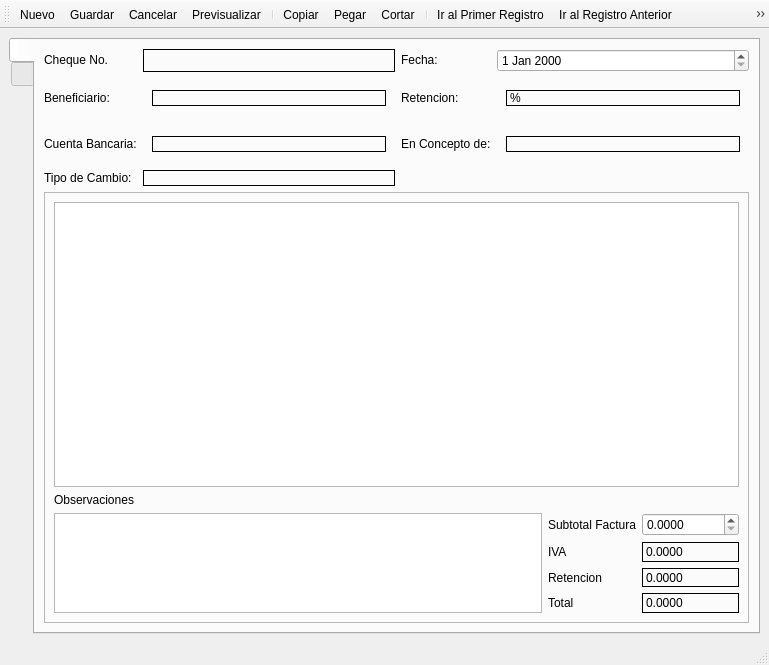
<?xml version="1.0" encoding="UTF-8"?>
<ui version="4.0">
 <class>frmCheques</class>
 <widget class="QMainWindow" name="frmCheques">
  <property name="geometry">
   <rect>
    <x>0</x>
    <y>0</y>
    <width>769</width>
    <height>665</height>
   </rect>
  </property>
  <property name="windowTitle">
   <string>Elaboración de Cheques</string>
  </property>
  <widget class="QWidget" name="centralwidget">
   <layout class="QGridLayout" name="gridLayout_3">
    <item row="0" column="0">
     <widget class="QTabWidget" name="tabWidget">
      <property name="autoFillBackground">
       <bool>false</bool>
      </property>
      <property name="tabPosition">
       <enum>QTabWidget::West</enum>
      </property>
      <property name="currentIndex">
       <number>0</number>
      </property>
      <widget class="QWidget" name="tabdetails">
       <attribute name="icon">
        <iconset resource="res.qrc">
         <normaloff>:/icons/res/document-edit.png</normaloff>:/icons/res/document-edit.png</iconset>
       </attribute>
       <attribute name="title">
        <string notr="true"/>
       </attribute>
       <layout class="QGridLayout" name="gridLayout_4">
        <item row="0" column="0">
         <layout class="QGridLayout" name="gridLayout_2">
          <item row="0" column="0">
           <widget class="QLabel" name="label_9">
            <property name="sizePolicy">
             <sizepolicy hsizetype="Preferred" vsizetype="Fixed">
              <horstretch>0</horstretch>
              <verstretch>0</verstretch>
             </sizepolicy>
            </property>
            <property name="text">
             <string>Cheque No.</string>
            </property>
           </widget>
          </item>
          <item row="0" column="1">
           <widget class="QLabel" name="lblncheque">
            <property name="sizePolicy">
             <sizepolicy hsizetype="Preferred" vsizetype="Preferred">
              <horstretch>0</horstretch>
              <verstretch>18</verstretch>
             </sizepolicy>
            </property>
            <property name="styleSheet">
             <string notr="true">border:1px solid #000</string>
            </property>
            <property name="text">
             <string/>
            </property>
            <property name="alignment">
             <set>Qt::AlignRight|Qt::AlignTrailing|Qt::AlignVCenter</set>
            </property>
           </widget>
          </item>
          <item row="0" column="2">
           <widget class="QLabel" name="label_8">
            <property name="sizePolicy">
             <sizepolicy hsizetype="Fixed" vsizetype="Fixed">
              <horstretch>0</horstretch>
              <verstretch>0</verstretch>
             </sizepolicy>
            </property>
            <property name="text">
             <string>Fecha:</string>
            </property>
           </widget>
          </item>
          <item row="0" column="3">
           <widget class="QDateEdit" name="dtPicker">
            <property name="sizePolicy">
             <sizepolicy hsizetype="Minimum" vsizetype="Preferred">
              <horstretch>0</horstretch>
              <verstretch>18</verstretch>
             </sizepolicy>
            </property>
           </widget>
          </item>
          <item row="1" column="0">
           <widget class="QLabel" name="label_11">
            <property name="sizePolicy">
             <sizepolicy hsizetype="Preferred" vsizetype="Fixed">
              <horstretch>0</horstretch>
              <verstretch>0</verstretch>
             </sizepolicy>
            </property>
            <property name="text">
             <string>Beneficiario:</string>
            </property>
           </widget>
          </item>
          <item row="1" column="1">
           <widget class="QStackedWidget" name="beneficiariowidget">
            <property name="sizePolicy">
             <sizepolicy hsizetype="Preferred" vsizetype="Fixed">
              <horstretch>0</horstretch>
              <verstretch>0</verstretch>
             </sizepolicy>
            </property>
            <property name="currentIndex">
             <number>0</number>
            </property>
            <widget class="QWidget" name="page">
             <layout class="QHBoxLayout" name="horizontalLayout_4">
              <item>
               <widget class="QLabel" name="lblbeneficiario">
                <property name="sizePolicy">
                 <sizepolicy hsizetype="Preferred" vsizetype="Fixed">
                  <horstretch>0</horstretch>
                  <verstretch>0</verstretch>
                 </sizepolicy>
                </property>
                <property name="frameShape">
                 <enum>QFrame::Box</enum>
                </property>
                <property name="text">
                 <string/>
                </property>
               </widget>
              </item>
             </layout>
            </widget>
            <widget class="QWidget" name="page_2">
             <layout class="QVBoxLayout" name="verticalLayout_4">
              <item>
               <widget class="QComboBox" name="cbobeneficiario">
                <property name="sizePolicy">
                 <sizepolicy hsizetype="Preferred" vsizetype="Fixed">
                  <horstretch>0</horstretch>
                  <verstretch>0</verstretch>
                 </sizepolicy>
                </property>
                <property name="editable">
                 <bool>true</bool>
                </property>
               </widget>
              </item>
             </layout>
            </widget>
           </widget>
          </item>
          <item row="1" column="2">
           <widget class="QLabel" name="label">
            <property name="sizePolicy">
             <sizepolicy hsizetype="Preferred" vsizetype="Fixed">
              <horstretch>0</horstretch>
              <verstretch>0</verstretch>
             </sizepolicy>
            </property>
            <property name="text">
             <string>Retencion:</string>
            </property>
           </widget>
          </item>
          <item row="1" column="3">
           <widget class="QStackedWidget" name="retencionwidget">
            <property name="sizePolicy">
             <sizepolicy hsizetype="Preferred" vsizetype="Fixed">
              <horstretch>0</horstretch>
              <verstretch>0</verstretch>
             </sizepolicy>
            </property>
            <property name="currentIndex">
             <number>0</number>
            </property>
            <widget class="QWidget" name="page_9">
             <layout class="QHBoxLayout" name="horizontalLayout_5">
              <item>
               <widget class="QLabel" name="lblretencion">
                <property name="sizePolicy">
                 <sizepolicy hsizetype="Preferred" vsizetype="Fixed">
                  <horstretch>0</horstretch>
                  <verstretch>0</verstretch>
                 </sizepolicy>
                </property>
                <property name="frameShape">
                 <enum>QFrame::Box</enum>
                </property>
                <property name="text">
                 <string>%</string>
                </property>
               </widget>
              </item>
             </layout>
            </widget>
            <widget class="QWidget" name="page_10">
             <layout class="QHBoxLayout" name="horizontalLayout_6">
              <item>
               <widget class="QComboBox" name="cboretencion">
                <property name="sizePolicy">
                 <sizepolicy hsizetype="Preferred" vsizetype="Fixed">
                  <horstretch>0</horstretch>
                  <verstretch>0</verstretch>
                 </sizepolicy>
                </property>
                <property name="currentIndex">
                 <number>-1</number>
                </property>
                <item>
                 <property name="text">
                  <string>5</string>
                 </property>
                </item>
               </widget>
              </item>
             </layout>
            </widget>
           </widget>
          </item>
          <item row="2" column="0">
           <widget class="QLabel" name="label_12">
            <property name="sizePolicy">
             <sizepolicy hsizetype="Preferred" vsizetype="Fixed">
              <horstretch>0</horstretch>
              <verstretch>0</verstretch>
             </sizepolicy>
            </property>
            <property name="text">
             <string>Cuenta Bancaria:</string>
            </property>
           </widget>
          </item>
          <item row="2" column="1">
           <widget class="QStackedWidget" name="cuentawidget">
            <property name="sizePolicy">
             <sizepolicy hsizetype="Preferred" vsizetype="Fixed">
              <horstretch>0</horstretch>
              <verstretch>0</verstretch>
             </sizepolicy>
            </property>
            <property name="currentIndex">
             <number>0</number>
            </property>
            <widget class="QWidget" name="page_3">
             <layout class="QVBoxLayout" name="verticalLayout">
              <item>
               <widget class="QLabel" name="lblcuenta">
                <property name="sizePolicy">
                 <sizepolicy hsizetype="Preferred" vsizetype="Fixed">
                  <horstretch>0</horstretch>
                  <verstretch>0</verstretch>
                 </sizepolicy>
                </property>
                <property name="styleSheet">
                 <string notr="true">margin:0</string>
                </property>
                <property name="frameShape">
                 <enum>QFrame::Box</enum>
                </property>
                <property name="text">
                 <string/>
                </property>
               </widget>
              </item>
             </layout>
            </widget>
            <widget class="QWidget" name="page_4">
             <layout class="QHBoxLayout" name="horizontalLayout_3">
              <item>
               <widget class="QComboBox" name="cbocuenta">
                <property name="editable">
                 <bool>true</bool>
                </property>
               </widget>
              </item>
             </layout>
            </widget>
           </widget>
          </item>
          <item row="2" column="2">
           <widget class="QLabel" name="Concepto">
            <property name="sizePolicy">
             <sizepolicy hsizetype="Preferred" vsizetype="Fixed">
              <horstretch>0</horstretch>
              <verstretch>0</verstretch>
             </sizepolicy>
            </property>
            <property name="text">
             <string>En Concepto de:</string>
            </property>
           </widget>
          </item>
          <item row="2" column="3">
           <widget class="QStackedWidget" name="conceptowidget">
            <property name="sizePolicy">
             <sizepolicy hsizetype="Preferred" vsizetype="Fixed">
              <horstretch>0</horstretch>
              <verstretch>0</verstretch>
             </sizepolicy>
            </property>
            <property name="currentIndex">
             <number>0</number>
            </property>
            <widget class="QWidget" name="page_5">
             <layout class="QGridLayout" name="gridLayout_5">
              <item row="0" column="0">
               <widget class="QLabel" name="lblconcepto">
                <property name="sizePolicy">
                 <sizepolicy hsizetype="Preferred" vsizetype="Fixed">
                  <horstretch>0</horstretch>
                  <verstretch>0</verstretch>
                 </sizepolicy>
                </property>
                <property name="frameShape">
                 <enum>QFrame::Box</enum>
                </property>
                <property name="text">
                 <string/>
                </property>
               </widget>
              </item>
             </layout>
            </widget>
            <widget class="QWidget" name="page_6">
             <layout class="QHBoxLayout" name="horizontalLayout_2">
              <item>
               <widget class="QComboBox" name="cboconcepto">
                <property name="editable">
                 <bool>true</bool>
                </property>
               </widget>
              </item>
             </layout>
            </widget>
           </widget>
          </item>
          <item row="3" column="0">
           <widget class="QLabel" name="label_16">
            <property name="sizePolicy">
             <sizepolicy hsizetype="Preferred" vsizetype="Fixed">
              <horstretch>0</horstretch>
              <verstretch>0</verstretch>
             </sizepolicy>
            </property>
            <property name="text">
             <string>Tipo de Cambio:</string>
            </property>
           </widget>
          </item>
          <item row="3" column="1">
           <widget class="QLabel" name="lbltipocambio">
            <property name="sizePolicy">
             <sizepolicy hsizetype="Preferred" vsizetype="Preferred">
              <horstretch>0</horstretch>
              <verstretch>0</verstretch>
             </sizepolicy>
            </property>
            <property name="frameShape">
             <enum>QFrame::Panel</enum>
            </property>
            <property name="text">
             <string/>
            </property>
           </widget>
          </item>
         </layout>
        </item>
        <item row="1" column="0">
         <widget class="QFrame" name="frame_2">
          <property name="frameShape">
           <enum>QFrame::StyledPanel</enum>
          </property>
          <property name="frameShadow">
           <enum>QFrame::Raised</enum>
          </property>
          <layout class="QGridLayout" name="gridLayout">
           <item row="0" column="0" colspan="3">
            <widget class="QTableView" name="tabledetails"/>
           </item>
           <item row="1" column="0">
            <widget class="QLabel" name="label_15">
             <property name="text">
              <string>Observaciones</string>
             </property>
            </widget>
           </item>
           <item row="2" column="0" rowspan="4">
            <widget class="QPlainTextEdit" name="txtobservaciones">
             <property name="sizePolicy">
              <sizepolicy hsizetype="MinimumExpanding" vsizetype="Preferred">
               <horstretch>0</horstretch>
               <verstretch>0</verstretch>
              </sizepolicy>
             </property>
             <property name="maximumSize">
              <size>
               <width>16777215</width>
               <height>100</height>
              </size>
             </property>
             <property name="readOnly">
              <bool>false</bool>
             </property>
            </widget>
           </item>
           <item row="2" column="1">
            <widget class="QLabel" name="lblsub">
             <property name="text">
              <string>Subtotal Factura</string>
             </property>
            </widget>
           </item>
           <item row="3" column="1">
            <widget class="QLabel" name="lbliva">
             <property name="text">
              <string>IVA</string>
             </property>
            </widget>
           </item>
           <item row="3" column="2">
            <widget class="QLabel" name="iva">
             <property name="frameShape">
              <enum>QFrame::Box</enum>
             </property>
             <property name="text">
              <string>0.0000</string>
             </property>
            </widget>
           </item>
           <item row="4" column="1">
            <widget class="QLabel" name="lblret">
             <property name="text">
              <string>Retencion</string>
             </property>
            </widget>
           </item>
           <item row="4" column="2">
            <widget class="QLabel" name="retencion">
             <property name="frameShape">
              <enum>QFrame::Box</enum>
             </property>
             <property name="text">
              <string>0.0000</string>
             </property>
            </widget>
           </item>
           <item row="5" column="1">
            <widget class="QLabel" name="lbltotal">
             <property name="text">
              <string>Total</string>
             </property>
            </widget>
           </item>
           <item row="5" column="2">
            <widget class="QLabel" name="total">
             <property name="frameShape">
              <enum>QFrame::Box</enum>
             </property>
             <property name="text">
              <string>0.0000</string>
             </property>
            </widget>
           </item>
           <item row="2" column="2">
            <widget class="QDoubleSpinBox" name="subtotal">
             <property name="readOnly">
              <bool>false</bool>
             </property>
             <property name="decimals">
              <number>4</number>
             </property>
             <property name="maximum">
              <double>9999999.000000000000000</double>
             </property>
            </widget>
           </item>
          </layout>
         </widget>
        </item>
       </layout>
      </widget>
      <widget class="QWidget" name="tabnavigation">
       <attribute name="icon">
        <iconset resource="res.qrc">
         <normaloff>:/icons/res/table.png</normaloff>:/icons/res/table.png</iconset>
       </attribute>
       <attribute name="title">
        <string notr="true"/>
       </attribute>
       <layout class="QVBoxLayout" name="verticalLayout_2">
        <item>
         <widget class="QTableView" name="tablenavigation">
          <property name="alternatingRowColors">
           <bool>true</bool>
          </property>
          <property name="selectionMode">
           <enum>QAbstractItemView::SingleSelection</enum>
          </property>
          <property name="selectionBehavior">
           <enum>QAbstractItemView::SelectRows</enum>
          </property>
          <attribute name="horizontalHeaderStretchLastSection">
           <bool>true</bool>
          </attribute>
          <attribute name="verticalHeaderVisible">
           <bool>false</bool>
          </attribute>
          <attribute name="verticalHeaderVisible">
           <bool>false</bool>
          </attribute>
          <attribute name="horizontalHeaderStretchLastSection">
           <bool>true</bool>
          </attribute>
         </widget>
        </item>
        <item>
         <layout class="QHBoxLayout" name="horizontalLayout">
          <item>
           <widget class="QLabel" name="label_4">
            <property name="text">
             <string>&amp;Buscar</string>
            </property>
            <property name="buddy">
             <cstring>txtSearch</cstring>
            </property>
           </widget>
          </item>
          <item>
           <widget class="QLineEdit" name="txtSearch"/>
          </item>
         </layout>
        </item>
       </layout>
      </widget>
     </widget>
    </item>
   </layout>
  </widget>
  <widget class="QStatusBar" name="statusbar"/>
  <widget class="QToolBar" name="toolBar">
   <property name="windowTitle">
    <string>toolBar</string>
   </property>
   <attribute name="toolBarArea">
    <enum>TopToolBarArea</enum>
   </attribute>
   <attribute name="toolBarBreak">
    <bool>false</bool>
   </attribute>
   <addaction name="actionNew"/>
   <addaction name="actionSave"/>
   <addaction name="actionCancel"/>
   <addaction name="actionPreview"/>
   <addaction name="separator"/>
   <addaction name="actionCopy"/>
   <addaction name="actionPaste"/>
   <addaction name="actionCut"/>
   <addaction name="separator"/>
   <addaction name="actionGoFirst"/>
   <addaction name="actionGoPrevious"/>
   <addaction name="actionGoNext"/>
   <addaction name="actionGoLast"/>
  </widget>
  <action name="actionNew">
   <property name="icon">
    <iconset resource="res.qrc">
     <normaloff>:/icons/res/document-new.png</normaloff>:/icons/res/document-new.png</iconset>
   </property>
   <property name="text">
    <string>Nuevo</string>
   </property>
   <property name="shortcut">
    <string>Ctrl+N</string>
   </property>
  </action>
  <action name="actionPreview">
   <property name="icon">
    <iconset resource="res.qrc">
     <normaloff>:/icons/res/document-preview.png</normaloff>:/icons/res/document-preview.png</iconset>
   </property>
   <property name="text">
    <string>Previsualizar</string>
   </property>
  </action>
  <action name="actionGoFirst">
   <property name="icon">
    <iconset resource="res.qrc">
     <normaloff>:/icons/res/go-first.png</normaloff>:/icons/res/go-first.png</iconset>
   </property>
   <property name="text">
    <string>Ir al Primer Registro</string>
   </property>
  </action>
  <action name="actionGoPrevious">
   <property name="icon">
    <iconset resource="res.qrc">
     <normaloff>:/icons/res/go-previous.png</normaloff>:/icons/res/go-previous.png</iconset>
   </property>
   <property name="text">
    <string>Ir al Registro Anterior</string>
   </property>
  </action>
  <action name="actionGoNext">
   <property name="icon">
    <iconset resource="res.qrc">
     <normaloff>:/icons/res/go-next.png</normaloff>:/icons/res/go-next.png</iconset>
   </property>
   <property name="text">
    <string>Ir al siguiente registro</string>
   </property>
  </action>
  <action name="actionGoLast">
   <property name="icon">
    <iconset resource="res.qrc">
     <normaloff>:/icons/res/go-last.png</normaloff>:/icons/res/go-last.png</iconset>
   </property>
   <property name="text">
    <string>Ir al ultimo registro</string>
   </property>
  </action>
  <action name="actionSave">
   <property name="icon">
    <iconset resource="res.qrc">
     <normaloff>:/icons/res/document-save.png</normaloff>:/icons/res/document-save.png</iconset>
   </property>
   <property name="text">
    <string>Guardar</string>
   </property>
  </action>
  <action name="actionCancel">
   <property name="icon">
    <iconset resource="res.qrc">
     <normaloff>:/icons/res/dialog-cancel.png</normaloff>:/icons/res/dialog-cancel.png</iconset>
   </property>
   <property name="text">
    <string>Cancelar</string>
   </property>
  </action>
  <action name="actionEditCell">
   <property name="icon">
    <iconset resource="res.qrc">
     <normaloff>:/icons/res/document-edit.png</normaloff>:/icons/res/document-edit.png</iconset>
   </property>
   <property name="text">
    <string>Editar</string>
   </property>
   <property name="shortcut">
    <string>Ctrl+E</string>
   </property>
  </action>
  <action name="actionDeleteRow">
   <property name="icon">
    <iconset resource="res.qrc">
     <normaloff>:/icons/res/edit-delete.png</normaloff>:/icons/res/edit-delete.png</iconset>
   </property>
   <property name="text">
    <string>Borrar</string>
   </property>
  </action>
  <action name="actionCopy">
   <property name="icon">
    <iconset resource="res.qrc">
     <normaloff>:/icons/res/edit-copy.png</normaloff>:/icons/res/edit-copy.png</iconset>
   </property>
   <property name="text">
    <string>Copiar</string>
   </property>
   <property name="shortcut">
    <string>Ctrl+C</string>
   </property>
  </action>
  <action name="actionCut">
   <property name="icon">
    <iconset resource="res.qrc">
     <normaloff>:/icons/res/edit-cut.png</normaloff>:/icons/res/edit-cut.png</iconset>
   </property>
   <property name="text">
    <string>Cortar</string>
   </property>
   <property name="shortcut">
    <string>Ctrl+X</string>
   </property>
  </action>
  <action name="actionPaste">
   <property name="icon">
    <iconset resource="res.qrc">
     <normaloff>:/icons/res/edit-paste.png</normaloff>:/icons/res/edit-paste.png</iconset>
   </property>
   <property name="text">
    <string>Pegar</string>
   </property>
  </action>
 </widget>
 <tabstops>
  <tabstop>tablenavigation</tabstop>
  <tabstop>txtSearch</tabstop>
 </tabstops>
 <resources>
  <include location="res.qrc"/>
 </resources>
 <connections/>
</ui>
